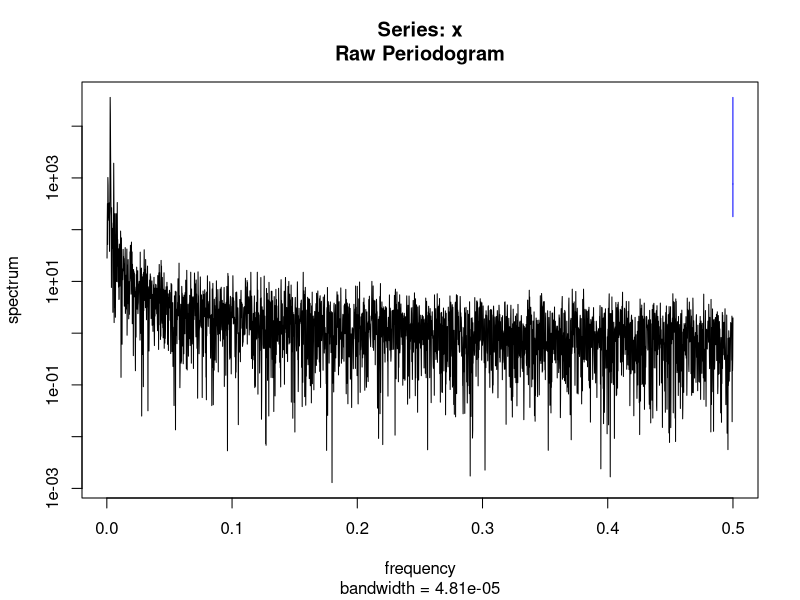
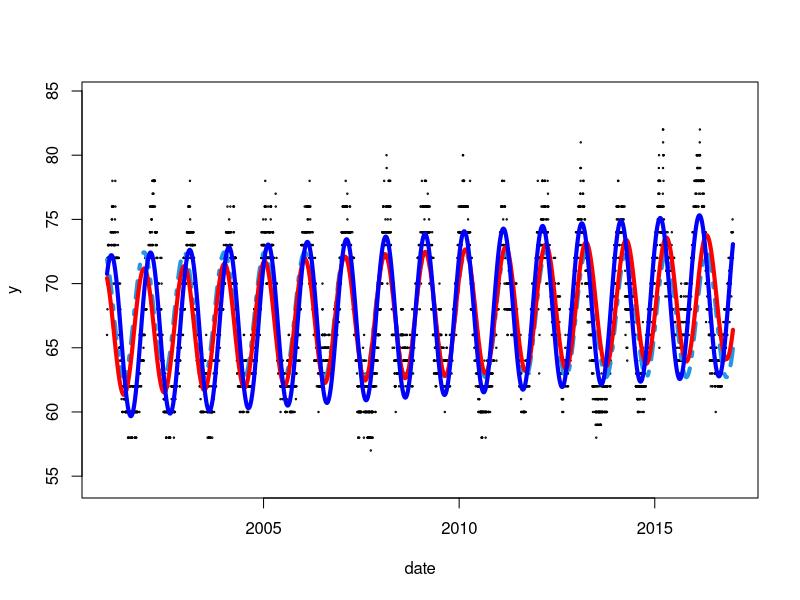
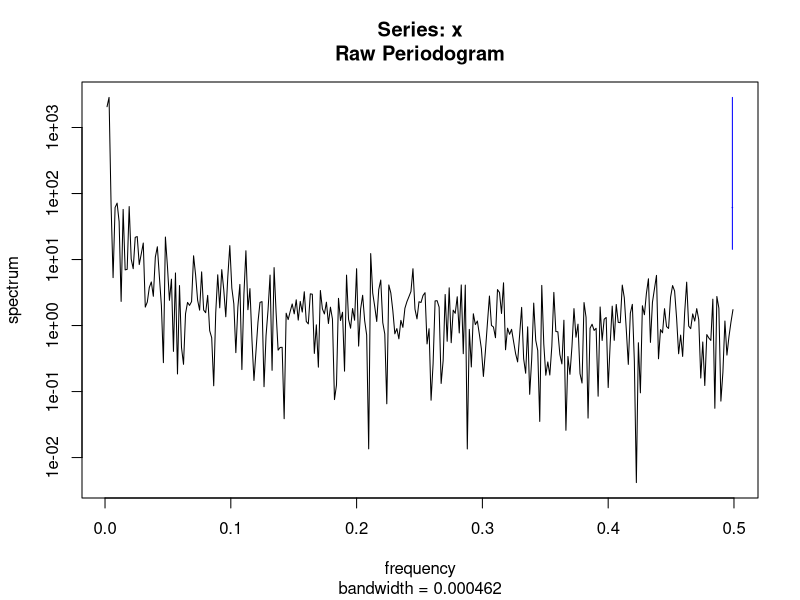
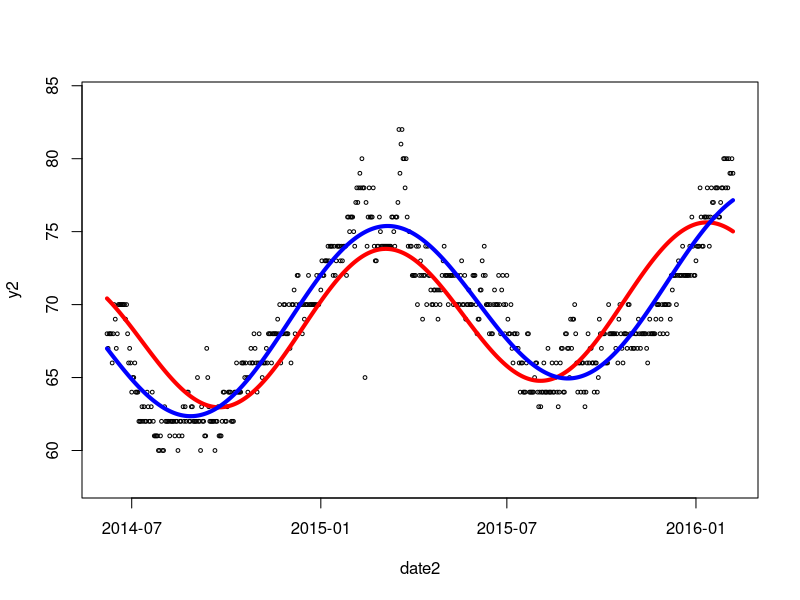

Recreate these plots in R, in order.
setwd('C:/programming projects-for github/R projects/Temperature Modelling and Weather Derivatives Pricing')
#data <- read.csv("nyc_daily_2001_2016.csv")

data<-read.csv("Peru.csv")
y<-data[,3]
y<-as.numeric(as.character(y))
#y<-y[!is.na(y)]
t<-1:length(y)
data$date<-as.Date(data$date,"%m/%d/%Y")
date<-data$date

##reference:http://stats.stackexchange.com/questions/60994/fit-a-sinusoidal-term-to-data
ssp <- spectrum(y)  
per <- 1/ssp$freq[ssp$spec==max(ssp$spec)]
reslm <- lm(y ~ sin(2*pi/per*t)+cos(2*pi/per*t))
summary(reslm)

rg <- diff(range(y))
plot(y~date,ylim=c(min(y)-0.1*rg,max(y)+0.1*rg),cex=0.2)
lines(fitted(reslm)~date,col=4,lty=10,lwd=4)   # dashed blue line is sin fit

# for general model
# linear fit
reslm2 <- lm(y ~ t+sin(2*pi/per*t)+cos(2*pi/per*t))#+sin(4*pi/per*t)+cos(4*pi/per*t))
summary(reslm2)
lines(fitted(reslm2)~date,col='red',lwd=4)    # solid red line is periodic with second harmonic

W = 2*pi/per
reslm_1 <- nls(y ~ cons+A*t+B*sin(W*t)+C*cos(W*t), start=list(cons=66.13, A=0.0004943, B=-2.229,W=W,C=4.333))#+sin(4*pi/per*t)+cos(4*pi/per*t))
summary(reslm_1)
lines(fitted(reslm_1)~date,col='blue',lwd=4)   
fitmean2 <- fitted(reslm_1)

# sigma
sigma1=sd(diff(y)) #using difference of y, the one on the paper
sigma2=sd(y-fitted(reslm2)) #approximate residual standard error



#the condition that trigers El Nino
#El Nino 
for (i in 366:(length(y)-90)){
diff=mean(y[i:(i+30)])-mean(y[(i-365):(i-365+30)])
diff2=mean(y[(i+30):(i+60)])-mean(y[(i+30-365):(i-365+60)])
diff3=mean(y[(i+60):(i+90)])-mean(y[(i+60-365):(i-365+90)])
if (diff>0.1){
  if (diff2>0.1){
    if (diff3>0.1){
      {print(date[i])}
      print(i)}
  }}}


#get the range of El Nino days
#i is from 4906 to 5515
y2<-y[4906:5515]
t2<-4906:5515
date2<-data$date[4906:5515]
ssp <- spectrum(y2)  
per <- 1/ssp$freq[ssp$spec==max(ssp$spec)]
#reslm3 <- lm(y2 ~ sin(2*pi/per*t2)+cos(2*pi/per*t2))
#summary(reslm3)


# to seperately model for El Nino part
rg <- diff(range(y2))
plot(y2~date2,ylim=c(min(y2)-0.1*rg,max(y2)+0.1*rg),cex=0.5)
#lines(fitted(reslm3)~date2,col=4,lty=10,lwd=4)   # dashed blue line is sin fit


# linear fit
reslm4 <- lm(y2 ~ t2+sin(2*pi/per*t2)+cos(2*pi/per*t2))#+sin(4*pi/per*t)+cos(4*pi/per*t))
summary(reslm4)
lines(fitted(reslm4)~date2,col="red",lwd=4) 

# non-linear fit
reslm_2 <- nls(y2 ~ cons+A*t2+B*sin(W*t2)+C*cos(W*t2), start=list(cons=38.7837446, A=0.0058093, B=-1.7693087,W=W,C=-4.6415275))#+sin(4*pi/per*t)+cos(4*pi/per*t))
summary(reslm_2)
lines(fitted(reslm_2)~date2,col='blue',lwd=4)   
fitmean2 <- fitted(reslm_2)

# sigma
sigma3=sd(diff(y2)) #using difference of y, the one on the paper
sigma4=sd(y2-fitted(reslm_2)) #approximate residual standard error

